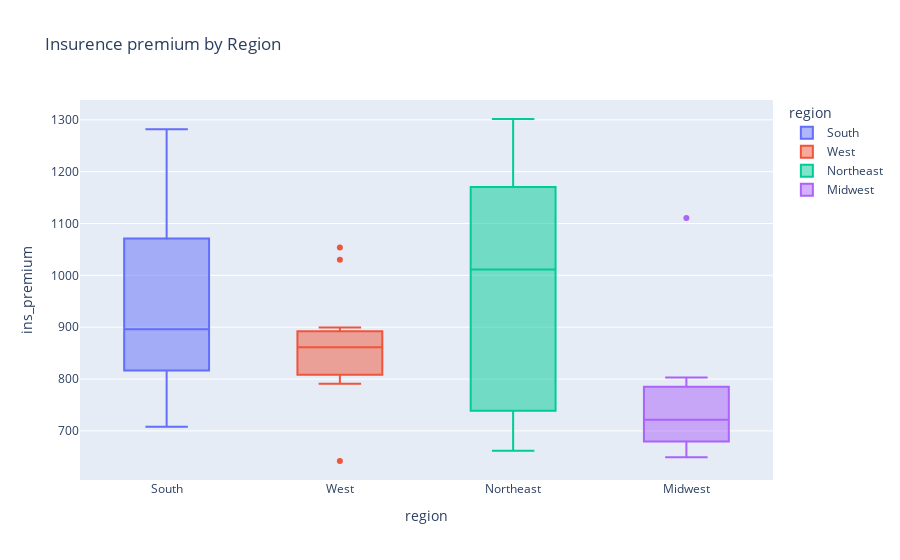

This figure's notebook cell:
### Code cell
fig=px.box(df,x='region',y='ins_premium',
           title='Insurence premium by Region',
           color='region')
fig.show()

### Figure 1 — Plotly figure (JSON) as saved in the notebook; plotly's stock layout.template omitted (floating-point values rounded to 4 significant figures)
{"data": [{"alignmentgroup": "True", "hovertemplate": "region=%{x}<br>ins_premium=%{y}<extra></extra>", "legendgroup": "South", "marker": {"color": "#636efa"}, "name": "South", "notched": false, "offsetgroup": "South", "orientation": "v", "showlegend": true, "type": "box", "x": ["South", "South", "South", "South", "South", "South", "South", "South", "South", "South", "South", "South", "South", "South", "South", "South", "South"], "x0": " ", "xaxis": "x", "y": [784.5, 827.3, 1138.0, 1274.0, 1160.0, 913.1, 872.5, 1282.0, 1049.0, 896.1, 708.2, 881.5, 859.0, 767.9, 1005.0, 769.0, 992.6], "y0": " ", "yaxis": "y"}, {"alignmentgroup": "True", "hovertemplate": "region=%{x}<br>ins_premium=%{y}<extra></extra>", "legendgroup": "West", "marker": {"color": "#EF553B"}, "name": "West", "notched": false, "offsetgroup": "West", "orientation": "v", "showlegend": true, "type": "box", "x": ["West", "West", "West", "West", "West", "West", "West", "West", "West", "West", "West", "West", "West"], "x0": " ", "xaxis": "x", "y": [1053.0, 899.5, 878.4, 835.5, 861.2, 642.0, 816.2, 1030.0, 869.9, 804.7, 809.4, 890.0, 791.1], "y0": " ", "yaxis": "y"}, {"alignmentgroup": "True", "hovertemplate": "region=%{x}<br>ins_premium=%{y}<extra></extra>", "legendgroup": "Northeast", "marker": {"color": "#00cc96"}, "name": "Northeast", "notched": false, "offsetgroup": "Northeast", "orientation": "v", "showlegend": true, "type": "box", "x": ["Northeast", "Northeast", "Northeast", "Northeast", "Northeast", "Northeast", "Northeast", "Northeast", "Northeast"], "x0": " ", "xaxis": "x", "y": [1069.0, 661.9, 1011.0, 746.5, 1302.0, 1234.0, 906.0, 1149.0, 716.2], "y0": " ", "yaxis": "y"}, {"alignmentgroup": "True", "hovertemplate": "region=%{x}<br>ins_premium=%{y}<extra></extra>", "legendgroup": "Midwest", "marker": {"color": "#ab63fa"}, "name": "Midwest", "notched": false, "offsetgroup": "Midwest", "orientation": "v", "showlegend": true, "type": "box", "x": ["Midwest", "Midwest", "Midwest", "Midwest", "Midwest", "Midwest", "Midwest", "Midwest", "Midwest", "Midwest", "Midwest", "Midwest"], "x0": " ", "xaxis": "x", "y": [803.1, 710.5, 649.1, 780.5, 1111.0, 777.2, 790.3, 732.3, 688.8, 697.7, 669.3, 670.3], "y0": " ", "yaxis": "y"}], "layout": {"boxmode": "overlay", "legend": {"title": {"text": "region"}, "tracegroupgap": 0}, "title": {"text": "Insurence premium by Region"}, "xaxis": {"anchor": "y", "categoryarray": ["South", "West", "Northeast", "Midwest"], "categoryorder": "array", "domain": [0, 1], "title": {"text": "region"}}, "yaxis": {"anchor": "x", "domain": [0, 1], "title": {"text": "ins_premium"}}}}
